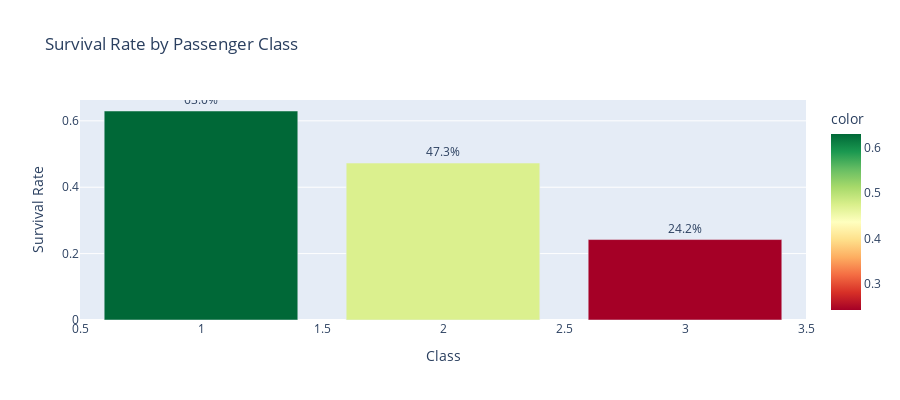

Here is the notebook cell this chart was saved with:
### Code cell
# Survival by Pclass
survival_by_pclass = train_df.groupby('Pclass')['Survived'].mean()

fig = px.bar(
    x=survival_by_pclass.index, 
    y=survival_by_pclass.values,
    title="Survival Rate by Passenger Class",
    labels={'x': 'Class', 'y': 'Survival Rate'},
    color=survival_by_pclass.values, 
    color_continuous_scale='RdYlGn',
    text=survival_by_pclass.values
)
fig.update_traces(texttemplate='%{text:.1%}', textposition='outside')
fig.update_layout(showlegend=False, height=400)
fig.show()

### Figure 1 — Plotly figure (JSON) as saved in the notebook; plotly's stock layout.template omitted (floating-point values rounded to 4 significant figures)
{"data": [{"alignmentgroup": "True", "hovertemplate": "Class=%{x}<br>Survival Rate=%{y}<br>text=%{text}<br>color=%{marker.color}<extra></extra>", "legendgroup": "", "marker": {"color": [0.6296, 0.4728, 0.2424], "coloraxis": "coloraxis", "pattern": {"shape": ""}}, "name": "", "offsetgroup": "", "orientation": "v", "showlegend": false, "text": [0.6296, 0.4728, 0.2424], "textposition": "outside", "texttemplate": "%{text:.1%}", "type": "bar", "x": [1, 2, 3], "xaxis": "x", "y": [0.6296, 0.4728, 0.2424], "yaxis": "y"}], "layout": {"barmode": "relative", "coloraxis": {"colorbar": {"title": {"text": "color"}}, "colorscale": [[0.0, "rgb(165,0,38)"], [0.1, "rgb(215,48,39)"], [0.2, "rgb(244,109,67)"], [0.3, "rgb(253,174,97)"], [0.4, "rgb(254,224,139)"], [0.5, "rgb(255,255,191)"], [0.6, "rgb(217,239,139)"], [0.7, "rgb(166,217,106)"], [0.8, "rgb(102,189,99)"], [0.9, "rgb(26,152,80)"], [1.0, "rgb(0,104,55)"]]}, "height": 400, "legend": {"tracegroupgap": 0}, "showlegend": false, "title": {"text": "Survival Rate by Passenger Class"}, "xaxis": {"anchor": "y", "domain": [0.0, 1.0], "title": {"text": "Class"}}, "yaxis": {"anchor": "x", "domain": [0.0, 1.0], "title": {"text": "Survival Rate"}}}}
